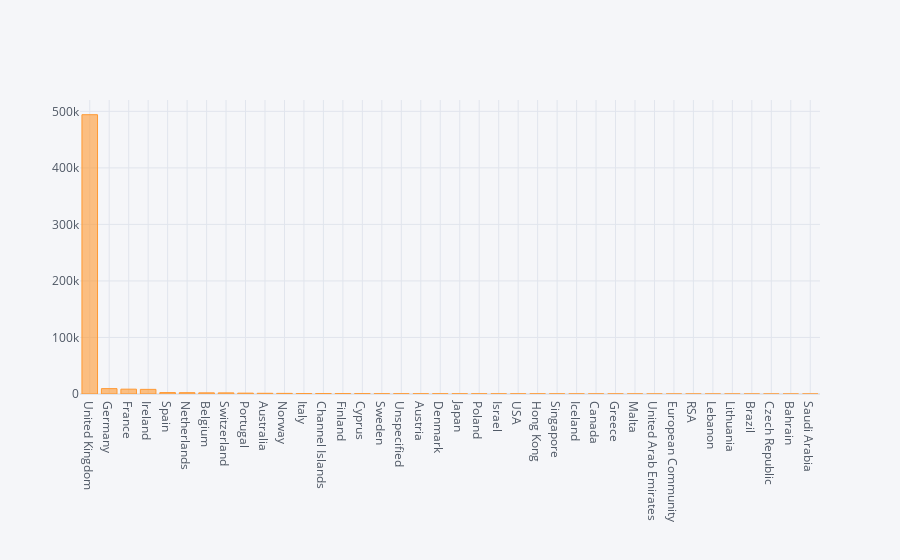

The notebook cell this image was saved under:
### Markdown cell above
When you hover over points in the chart you'll notice it displays a tool tip containing the value of the point. Plotly can make your charts more interactive.

Hover over the chart and select the zoom tool at the top right to zoom into any part of the chart.


![image-2.png](attachment:image-2.png)


Here's an example:

![image-3.png](attachment:image-3.png)

### Code cell
data_clean_desc.Country.value_counts().iplot(kind='bar')

### Figure 1 — Plotly figure (JSON) as saved in the notebook; plotly's stock layout.template omitted (floating-point values rounded to 4 significant figures)
{"data": [{"marker": {"color": "rgba(255, 153, 51, 0.6)", "line": {"color": "rgba(255, 153, 51, 1.0)", "width": 1}}, "name": "Country", "orientation": "v", "text": "", "type": "bar", "x": ["United Kingdom", "Germany", "France", "Ireland", "Spain", "Netherlands", "Belgium", "Switzerland", "Portugal", "Australia", "Norway", "Italy", "Channel Islands", "Finland", "Cyprus", "Sweden", "Unspecified", "Austria", "Denmark", "Japan", "Poland", "Israel", "USA", "Hong Kong", "Singapore", "Iceland", "Canada", "Greece", "Malta", "United Arab Emirates", "European Community", "RSA", "Lebanon", "Lithuania", "Brazil", "Czech Republic", "Bahrain", "Saudi Arabia"], "y": [494024, 9495, 8557, 8196, 2533, 2371, 2069, 2002, 1519, 1259, 1086, 803, 758, 695, 622, 462, 446, 401, 389, 358, 341, 297, 291, 288, 229, 182, 151, 146, 127, 68, 61, 58, 45, 35, 32, 30, 19, 10]}], "layout": {"legend": {"bgcolor": "#F5F6F9", "font": {"color": "#4D5663"}}, "paper_bgcolor": "#F5F6F9", "plot_bgcolor": "#F5F6F9", "title": {"font": {"color": "#4D5663"}}, "xaxis": {"gridcolor": "#E1E5ED", "showgrid": true, "tickfont": {"color": "#4D5663"}, "title": {"font": {"color": "#4D5663"}, "text": ""}, "zerolinecolor": "#E1E5ED"}, "yaxis": {"gridcolor": "#E1E5ED", "showgrid": true, "tickfont": {"color": "#4D5663"}, "title": {"font": {"color": "#4D5663"}, "text": ""}, "zerolinecolor": "#E1E5ED"}}}
